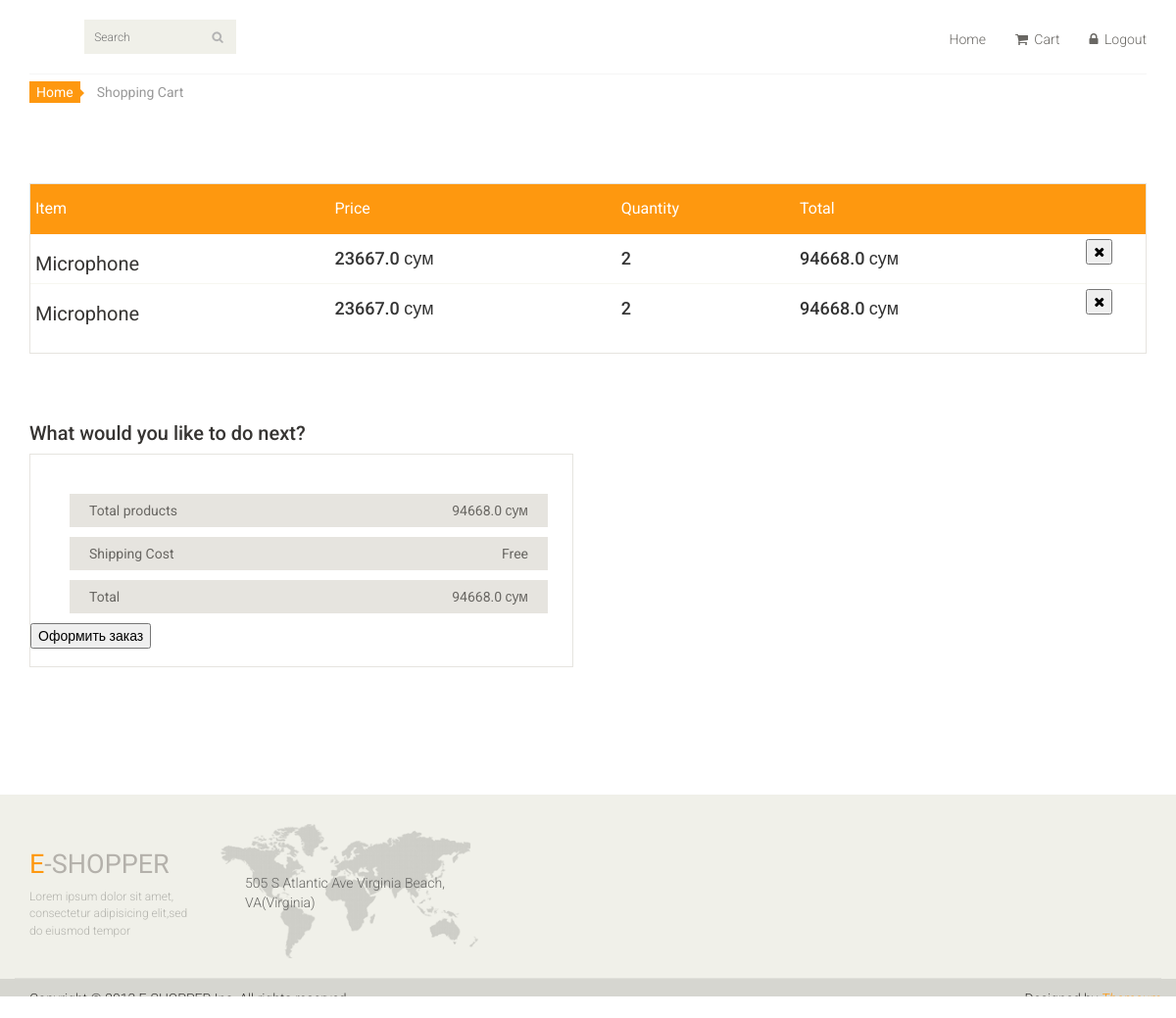
Before: /cart (signed in) with the older database file.
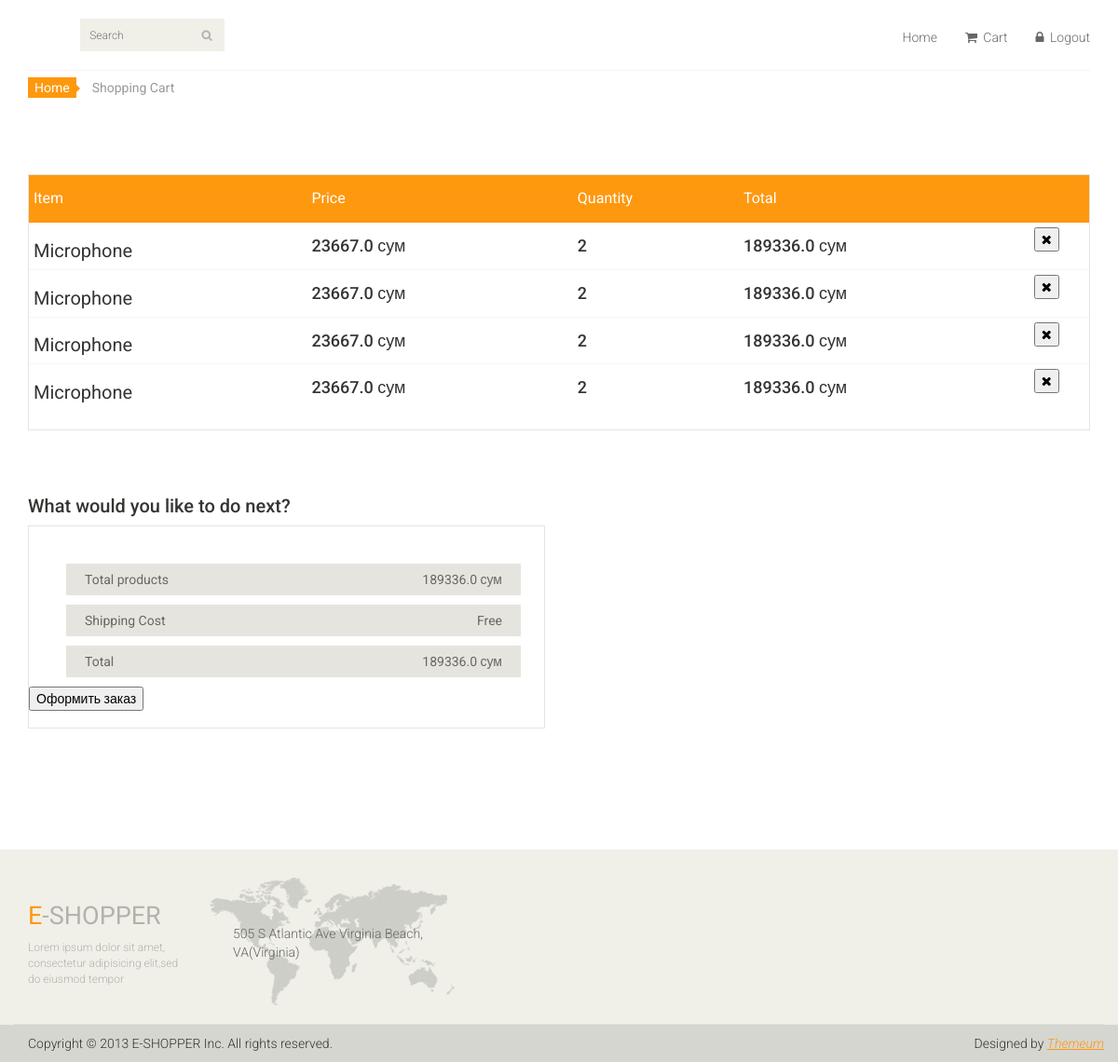
After: the same page with the newer database file.
### main_page/models.py (models this page shows)
class UserCart(models.Model):
    user_id = models.IntegerField()
    user_product = models.ForeignKey(Product, on_delete=models.CASCADE)
    user_product_quantity = models.IntegerField()
    total_for_product = models.FloatField()

class Product(models.Model):
    product_name = models.CharField(max_length=125)
    product_count = models.IntegerField()
    product_price = models.FloatField()
    product_photo = models.ImageField(upload_to='media')
    product_des = models.TextField()
    product_category = models.ForeignKey(Category, on_delete=models.CASCADE)
    reg_date = models.DateTimeField(auto_now_add=True)
    def __str__(self):
        return self.product_name

### main_page/views.py (the view)
# urls.py: path('cart', views.get_user_cart),
def get_user_cart(request):
     user_cart = models.UserCart.objects.filter(user_id=request.user.id)
     total = sum([i.total_for_product for i in user_cart])
     context = {'cart': user_cart, 'total': total}
     return render(request, 'user_cart.html', context)

### main_page/templates/user_cart.html (shortened to what this page needs)
{% extends 'index.html' %}
{% block content %}
	<section id="cart_items">
		<div class="container">
			<div class="breadcrumbs">
				<ol class="breadcrumb">
				  <li><a href="/">Home</a></li>
				  <li class="active">Shopping Cart</li>
				</ol>
			</div>
			<div class="table-responsive cart_info">
				<table class="table table-condensed">
					<thead>
						<tr class="cart_menu">
							<td class="description">Item</td>
							<td class="price">Price</td>
							<td class="quantity">Quantity</td>
							<td class="total">Total</td>
							<td></td>
						</tr>
					</thead>
					<tbody>
					{% for i in cart %}
						<tr>
							<td class="cart_description">
								<h4><a href="/item/{{ i.user_product.id }}">{{ i.user_product }}</a></h4>
							</td>
							<td class="cart_price">
								<h4>{{ i.user_product.product_price }} сум</h4>
							</td>
							<td class="cart_quantity">
								<h4>{{ i.user_product_quantity }}</h4>
							</td>
							<td class="cart_total">
								<h4>{{ total }} сум</h4>
							</td>
							<td class="cart_delete">
								<form action="/del_item/{{ i.product.id }}" method="post">
									<button><i class="fa fa-times"></i></button>
								</form>
							</td>
						</tr>
					{% endfor %}
					</tbody>
				</table>
			</div>
		</div>
	</section>
	<section id="do_action">
		<div class="container">
			<div class="heading">
				<h3>What would you like to do next?</h3>
			</div>
			<div class="row">
				<div class="col-sm-6">
					<div class="total_area">
						<ul>
							<li>Total products <span>{{ total }} сум</span></li>
							<li>Shipping Cost <span>Free</span></li>
							<li>Total <span>{{ total }} сум</span></li>
						</ul>
							<form method="POST" action="/order">
								<button>Оформить заказ</button>
							</form>
					</div>
				</div>
			</div>
		</div>
	</section>
{% endblock content %}

### main_page/templates/index.html (shortened to what this page needs)
{% load static %}
<!DOCTYPE html>
<html lang="en">
<head>
    <link href="{% static 'css/bootstrap.min.css' %}" rel="stylesheet">
    <link href="{% static 'css/font-awesome.min.css' %}" rel="stylesheet">
    <link href="{% static 'css/prettyPhoto.css' %}" rel="stylesheet">
    <link href="{% static 'css/price-range.css' %}" rel="stylesheet">
    <link href="{% static 'css/animate.css' %}" rel="stylesheet">
	<link href="{% static 'css/main.css' %}" rel="stylesheet">
	<link href="{% static 'css/responsive.css' %}" rel="stylesheet">
</head>
<body>
	<header id="header">
		<div class="header-middle">
			<div class="container">
				<div class="row">
					<div class="col-sm-4">
						<div class="btn-group pull-right">
							<div class="col-sm-3">
								<div class="search_box pull-right">
									<form method="POST">
										  <input type="text" placeholder="Search" name="search_product" />
									</form>
								</div>
							</div>
						</div>
					</div>
					<div class="col-sm-8">
						<div class="shop-menu pull-right">
							<ul class="nav navbar-nav">
								{% if user.is_authenticated %}
									<li><a href="/">Home</a></li>
									<li><a href="/cart"><i class="fa fa-shopping-cart"></i> Cart</a></li>
									<li><a href="/accounts/logout/"><i class="fa fa-lock"></i> Logout</a></li>
								{% else %}
									<li><a href="/accounts/login/"><i class="fa fa-lock"></i> Login</a></li>
								{% endif %}
							</ul>
						</div>
					</div>
				</div>
			</div>
		</div>
	</header>
	{% block content %}{% endblock content %}
	<footer id="footer">
		<div class="footer-top">
			<div class="container">
				<div class="row">
					<div class="col-sm-2">
						<div class="companyinfo">
							<h2><span>e</span>-shopper</h2>
							<p>Lorem ipsum dolor sit amet, consectetur adipisicing elit,sed do eiusmod tempor</p>
						</div>
					</div>
					<div class="col-sm-3">
						<div class="address">
							<img src="images/home/map.png" alt="" />
							<p>505 S Atlantic Ave Virginia Beach, VA(Virginia)</p>
						</div>
					</div>
				</div>
			</div>
		</div>
		<div class="footer-bottom">
			<div class="container">
				<div class="row">
					<p class="pull-left">Copyright © 2013 E-SHOPPER Inc. All rights reserved.</p>
					<p class="pull-right">Designed by <span><a target="_blank" href="http://www.themeum.com">Themeum</a></span></p>
				</div>
			</div>
		</div>
	</footer>
</body>
</html>

### main_page/static/css/main.css (style rules this page uses)
body { font-family: 'Roboto', sans-serif; background:; position: relative; font-weight:400px; }
ul li { list-style: none; }
a { -webkit-transition: 300ms; -moz-transition: 300ms; -o-transition: 300ms; transition: 300ms; }
h1, h2, h3, h4, h5, h6 { font-family: 'Roboto', sans-serif; }
.header-middle .container .row { border-bottom: 1px solid #f5f5f5; margin-left: 0; margin-right: 0; padding-bottom: 20px; padding-top: 20px; }
.header-middle .container .row .col-sm-4 { padding-left: 0; }
.header-middle .container .row .col-sm-8 { padding-right:0; }
.shop-menu ul li { display:inline-block; padding-left: 15px; padding-right: 15px; }
.shop-menu ul li:last-child { padding-right: 0; }
.shop-menu ul li a { background: #FFFFFF; color: #696763; font-family: 'Roboto', sans-serif; font-size: 14px; font-weight: 300; padding:0; padding-right: 0; margin-top: 10px; }
.shop-menu ul li a i { margin-right:3px; }
.search_box input { background: #F0F0E9; border: medium none; color: #B2B2B2; font-family: 'roboto'; font-size: 12px; font-weight: 300; height: 35px; outline: medium none; padding-left: 10px; width: 155px; background-image: url(../images/home/searchicon.png); background-repeat: no-repeat; background-position: 130px; }
#footer { background: #F0F0E9; }
.footer-top .container { border-bottom: 1px solid #E0E0DA; padding-bottom: 20px; }
.companyinfo { margin-top: 57px; }
.companyinfo h2 { color: #B4B1AB; font-family: abel; font-size: 27px; text-transform: uppercase; }
.companyinfo h2 span { color:#FE980F; }
.companyinfo p { color: #B3B3AD; font-family: 'Roboto', sans-serif; font-size: 12px; font-weight: 300; }
.footer-top .col-sm-3 { overflow: hidden; }
.address { margin-top: 30px; position: relative; overflow: hidden; }
.address img { width:100%; }
.address p { color: #666663; font-family: 'Roboto', sans-serif; font-size: 14px; font-weight: 300; left: 25px; position: absolute; top: 50px; }
.footer-bottom { background: #D6D6D0; padding-top: 10px; }
.footer-bottom p { color: #363432; font-family: 'Roboto', sans-serif; font-weight: 300; margin-left: 15px; }
.footer-bottom p span a { color: #FE980F; font-style: italic; text-decoration: underline; }
#do_action { margin-bottom: 50px; }
.breadcrumbs { position: relative; }
.breadcrumbs .breadcrumb { background:transparent; margin-bottom: 75px; padding-left: 0; }
.breadcrumbs .breadcrumb li a { background:#FE980F; color: #FFFFFF; padding: 3px 7px; }
.breadcrumbs .breadcrumb li a:after { content:""; height:auto; width: auto; border-width: 8px; border-style: solid; border-color:transparent transparent transparent #FE980F; position: absolute; top: 11px; left:48px; }
.breadcrumbs .breadcrumb > li + li:before { content: " "; }
#cart_items .cart_info { border: 1px solid #E6E4DF; margin-bottom: 50px }
#cart_items .cart_info .cart_menu { background: #FE980F; color: #fff; font-size: 16px; font-family: 'Roboto', sans-serif; font-weight: normal; }
#cart_items .cart_info .table.table-condensed thead tr { height: 51px; }
#cart_items .cart_info .table.table-condensed tr { border-bottom: 1px solid#F7F7F0 }
#cart_items .cart_info .table.table-condensed tr:last-child { border-bottom: 0 }
.cart_info table tr td { border-top: 0 none; vertical-align: inherit; }
#cart_items .cart_info .cart_description h4 { margin-bottom: 0 }
#cart_items .cart_info .cart_description h4 a { color: #363432; font-family: 'Roboto',sans-serif; font-size: 20px; font-weight: normal; }
.cart_delete { display: block; margin-right: -12px; overflow: hidden; }
.heading h3 { color: #363432; font-size: 20px; font-family: 'Roboto', sans-serif; }
#do_action .total_area { padding-bottom: 18px !important; }
#do_action .total_area, #do_action .chose_area { border: 1px solid #E6E4DF; color: #696763; padding: 30px 25px 30px 0; margin-bottom: 80px; }
.total_area span { float: right; }
.total_area ul li { background:#E6E4DF; color: #696763; margin-top: 10px; padding: 7px 20px; }

Changed rows visible on the page:
computed for UserCart (number 1 of 4 on the later page): total "94668.0" → "189336.0"
computed for UserCart (number 2 of 4 on the later page): total "94668.0" → "189336.0"
added UserCart: user_product "Microphone", user_product.product_price "23667.0", user_product_quantity "2", total "189336.0"
added UserCart: user_product "Microphone", user_product.product_price "23667.0", user_product_quantity "2", total "189336.0"
Other visible differences:
{{ total }}: "94668.0" → "189336.0"
